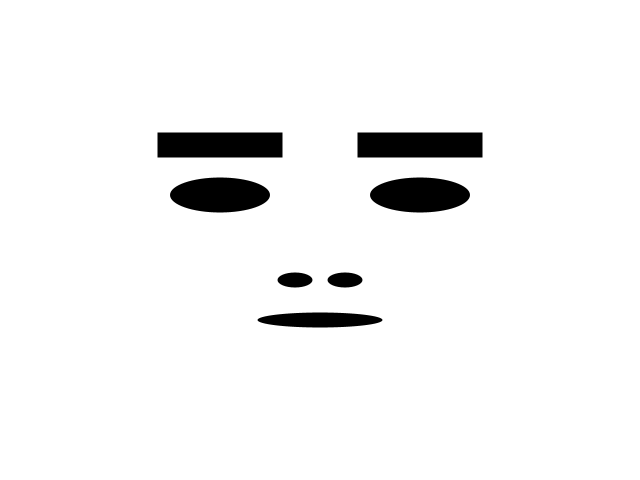
Frame 1 (no input)
Frame 60 (the mouse pressed at the canvas centre just before this capture): identical to frame 1, image omitted
Frame 120 (the mouse held since frame 60 and released just before this capture): identical to frame 1, image omitted

The Processing sketch that drew this single still picture (run headless with seeded random() and noise(); from frame 60 on, the mouse is pressed at the canvas centre):

// Processing sketch: sketch_01_face
// ── sketch_01_face.pde
/*Aven, animoji workshop
 Dependency: oscP5 library and faceOSC.app*/


float eyeLeftHeight = 25;
float eyeRightHeight = 25;
float mouthHeight = 3;
float mouthWidth = 25;
float nostrilHeight = 8;
float leftEyebrowHeight = 35;
float rightEyebrowHeight = 35;
float poseScale = 5;

void setup() {
  size(640, 480);
  noStroke();
  rectMode(CENTER);
}

void draw() {

  background(255);

  translate(width/2, 2*height/3);
  scale(poseScale);

  fill(0);
  //mouth
  ellipse(0, 0, mouthWidth, mouthHeight);
  //nose
  ellipse(-5, -nostrilHeight, 7, 3);
  ellipse(5, -nostrilHeight, 7, 3);
  //eyes
  ellipse(-20, -eyeLeftHeight, 20, 7);
  ellipse(20, -eyeRightHeight, 20, 7);
  //eyebow
  rect(-20, -leftEyebrowHeight, 25, 5);
  rect(20, -rightEyebrowHeight, 25, 5);
}
